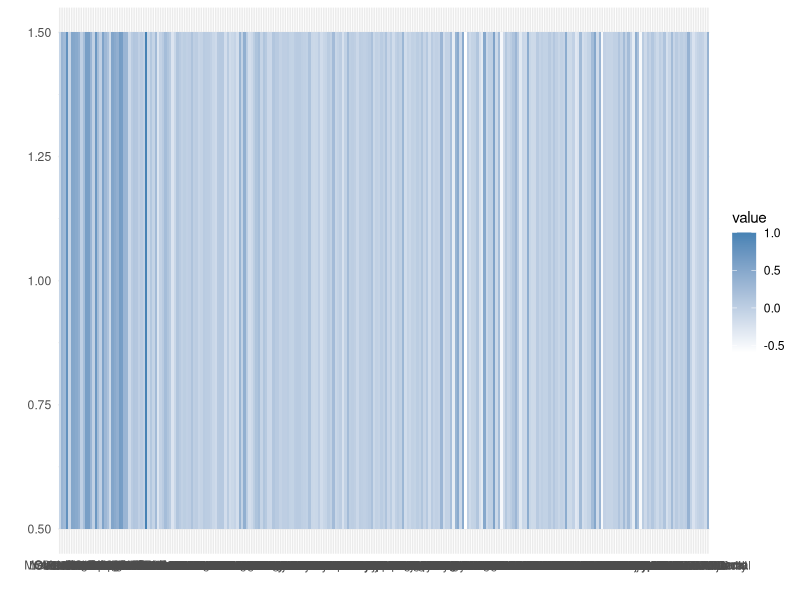

Reproduce this figure in R.
###############################################################################
# importing and installing libraries
library(caret)
library(readr)
library(ggplot2)
dev.off()
###############################################################################
# reading, preprocessing data and statistics

# reading the data
data <- read.csv("PreprocessedData(onehot).csv")
View(data)

# Checking if there are any nan values
missing_values <- colSums(is.na(data))
print(missing_values)

# Plot the correlation matrix using ggplot2
data <- data.frame(sapply(data, as.numeric))
corr <- cor(data, method = "pearson", use = "pairwise.complete.obs")
cor_matrix <- as.matrix(corr[, "SalePrice"])
cor_df <- reshape2::melt(cor_matrix)
ggplot(cor_df, aes(x = Var1, y = Var2, fill = value)) +
  geom_tile() +
  scale_fill_gradient(low = "white", high = "steelblue") +
  labs(x = "", y = "") +
  theme_minimal()
print(cor_matrix)

# Select subset of data with columns above the correlation threshold
selected_cols <- colnames(corr)[abs(corr["SalePrice", ]) > 0.5]
data <- data[, c(selected_cols)]
View(data)


################################################################################
#-------------------------------------------------------------------------------
# Training , Validation and Plotting 


# split data into training set and validation set
set.seed(123)
train_index <- createDataPartition(data$SalePrice, p = 0.8, list = FALSE)
train <- data[train_index, ]
valid <- data[-train_index, ]

# fit linear model on training set
model <- lm(SalePrice ~ ., data = train)

#print model summary
summary(model)

# make prediction on validation set
predictions <- predict(model,valid)

# evaluate model performance
cv <- trainControl(method="cv",number=10)
cv_results <- train(SalePrice~.,data=data,method = "lm",trControl=cv)
print(cv_results)
